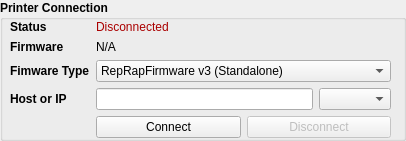
   <widget class="QGroupBox" name="groupbox_printer">
    <property name="geometry">
     <rect>
      <x>410</x>
      <y>5</y>
      <width>406</width>
      <height>141</height>
     </rect>
    </property>
    <property name="font">
     <font>
      <weight>75</weight>
      <bold>true</bold>
     </font>
    </property>
    <property name="title">
     <string>Printer Connection</string>
    </property>
    <widget class="QWidget" name="formLayoutWidget_2">
     <property name="geometry">
      <rect>
       <x>10</x>
       <y>20</y>
       <width>381</width>
       <height>121</height>
      </rect>
     </property>
     <layout class="QFormLayout" name="layout_printer">
      <item row="0" column="0">
       <widget class="QLabel" name="lbl_printer_status_static">
        <property name="font">
         <font>
          <weight>75</weight>
          <bold>true</bold>
         </font>
        </property>
        <property name="layoutDirection">
         <enum>Qt::LeftToRight</enum>
        </property>
        <property name="text">
         <string>Status</string>
        </property>
       </widget>
      </item>
      <item row="0" column="1">
       <widget class="QLabel" name="lbl_printer_status">
        <property name="font">
         <font>
          <weight>50</weight>
          <bold>false</bold>
         </font>
        </property>
        <property name="styleSheet">
         <string notr="true">color: rgb(170, 0, 0)</string>
        </property>
        <property name="text">
         <string>Disconnected</string>
        </property>
       </widget>
      </item>
      <item row="1" column="0">
       <widget class="QLabel" name="lbl_printer_fw_static">
        <property name="font">
         <font>
          <weight>75</weight>
          <bold>true</bold>
         </font>
        </property>
        <property name="text">
         <string>Firmware</string>
        </property>
       </widget>
      </item>
      <item row="1" column="1">
       <widget class="QLabel" name="lbl_printer_fw">
        <property name="font">
         <font>
          <weight>50</weight>
          <bold>false</bold>
         </font>
        </property>
        <property name="text">
         <string>N/A</string>
        </property>
       </widget>
      </item>
      <item row="2" column="0">
       <widget class="QLabel" name="lbl_printer_fwtype_static">
        <property name="font">
         <font>
          <weight>75</weight>
          <bold>true</bold>
         </font>
        </property>
        <property name="text">
         <string>Fimware Type</string>
        </property>
       </widget>
      </item>
      <item row="3" column="0">
       <widget class="QLabel" name="lbl_printer_hostname_static">
        <property name="font">
         <font>
          <weight>75</weight>
          <bold>true</bold>
         </font>
        </property>
        <property name="text">
         <string>Host or IP</string>
        </property>
       </widget>
      </item>
      <item row="4" column="1">
       <layout class="QHBoxLayout" name="layout_printer_buttons">
        <property name="bottomMargin">
         <number>0</number>
        </property>
        <item>
         <widget class="QPushButton" name="btn_printer_connect">
          <property name="font">
           <font>
            <weight>50</weight>
            <bold>false</bold>
           </font>
          </property>
          <property name="text">
           <string>Connect</string>
          </property>
         </widget>
        </item>
        <item>
         <widget class="QPushButton" name="btn_printer_disconnect">
          <property name="enabled">
           <bool>false</bool>
          </property>
          <property name="font">
           <font>
            <weight>50</weight>
            <bold>false</bold>
           </font>
          </property>
          <property name="text">
           <string>Disconnect</string>
          </property>
          <property name="default">
           <bool>false</bool>
          </property>
          <property name="flat">
           <bool>false</bool>
          </property>
         </widget>
        </item>
       </layout>
      </item>
      <item row="2" column="1">
       <widget class="QComboBox" name="cbx_printer_fwtype">
        <property name="font">
         <font>
          <weight>50</weight>
          <bold>false</bold>
         </font>
        </property>
        <item>
         <property name="text">
          <string>RepRapFirmware v3 (Standalone)</string>
         </property>
        </item>
        <item>
         <property name="text">
          <string>RepRapFirmware v3 (SBC)</string>
         </property>
        </item>
        <item>
         <property name="text">
          <string>Klipper (Moonraker)</string>
         </property>
        </item>
        <item>
         <property name="text">
          <string>Marlin (Serial Connection)</string>
         </property>
        </item>
       </widget>
      </item>
      <item row="3" column="1">
       <layout class="QHBoxLayout" name="layout_printer_location">
        <item>
         <widget class="QLineEdit" name="txt_printer_hostname">
          <property name="font">
           <font>
            <weight>50</weight>
            <bold>false</bold>
           </font>
          </property>
         </widget>
        </item>
        <item>
         <widget class="QComboBox" name="cbx_printer_port">
          <property name="font">
           <font>
            <weight>50</weight>
            <bold>false</bold>
           </font>
          </property>
         </widget>
        </item>
       </layout>
      </item>
     </layout>
    </widget>
   </widget>
